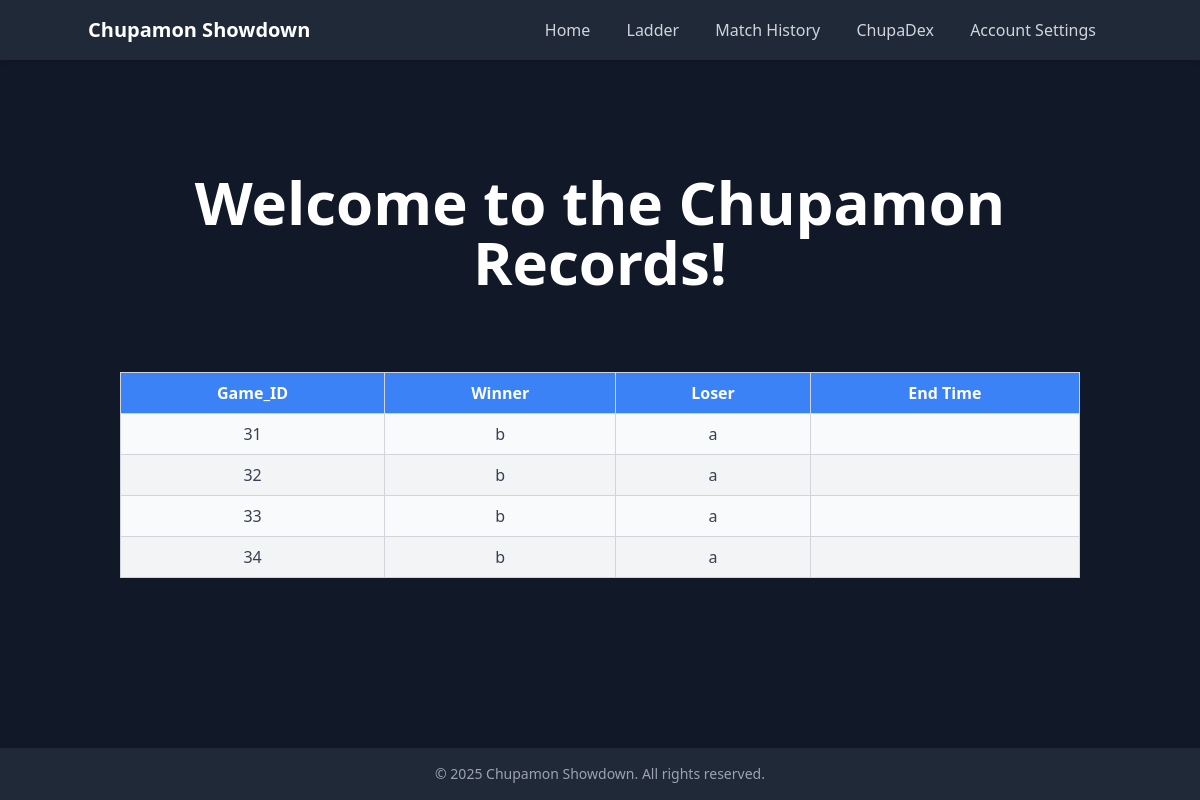
/history (signed in), run on an earlier commit of the app's database.
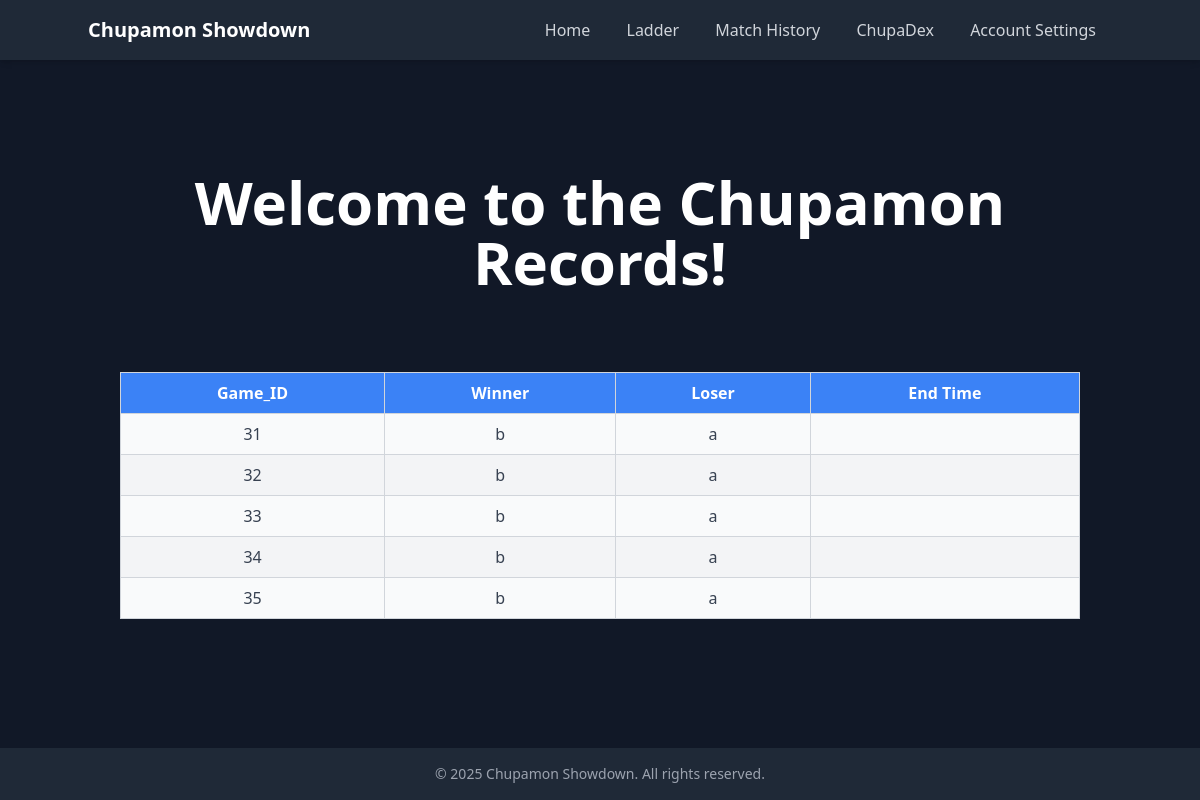
And on a later commit of the database.
### tables this page shows
CREATE TABLE gameChallenge (challenge_ID INTEGER PRIMARY KEY AUTOINCREMENT, challenger TEXT, challenged TEXT, accepted_status TEXT);

### __init__.py (the view)
@app.route("/history", methods=['GET', 'POST'])
def history():
    passValue = 'username' in session
    challenge_data = []
    if passValue:
        challenge_data = db.getChallengeHistory(session['username'])
    return render_template("history.html", mode = mode, logged_in = passValue, challenge_data = challenge_data)

### db.py (called while the page is built)
def getChallengeHistory(username):
    db = sqlite3.connect(DB_FILE, check_same_thread=False)
    c = db.cursor()
    c.execute("SELECT * FROM gameChallenge WHERE challenger = ? OR challenged = ?", (username, username))
    result = c.fetchall()
    print(result)
    db.close()
    if result:
        return result
    else:
        return -1

### templates/history.html (shortened to what this page needs)
<!DOCTYPE html>
<html lang="en">
   <head>
      <script src="https://cdn.tailwindcss.com"></script>
   </head>
   {% if mode %}
   <body class="bg-white text-black min-h-screen flex flex-col">
      {% else %}
      <body class="bg-gray-900 text-white min-h-screen flex flex-col">
         {% endif %}
         {% if mode %}
         <header class="bg-gray-300 p-4 shadow-md">
            <div class="container mx-auto flex items-center justify-between">
               <h1 class="text-xl font-bold"><a href="/"> Chupamon Showdown </a> </h1>
               <nav>
                  <a href="/" class="text-gray-700 hover:text-black px-4">Home</a>
                  <a href="/ladder" class="text-gray-700 hover:text-black px-4">Ladder</a>
                  <a href="/history" class="text-gray-700 hover:text-black px-4">Match History</a>
                  <a href="/chupadex" class="text-gray-700 hover:text-black px-4">ChupaDex</a>
                  <button onclick="toggleHidden('settings')" class="text-gray-700 hover:text-black px-4">Account Settings</button>
               </nav>
            </div>
         </header>
         {% else %}
         <header class="bg-gray-800 p-4 shadow-md">
            <div class="container mx-auto flex items-center justify-between">
               <h1 class="text-xl font-bold"><a href="/"> Chupamon Showdown </a> </h1>
               <nav>
                  <a href="/" class="text-gray-300 hover:text-white px-4">Home</a>
                  <a href="/ladder" class="text-gray-300 hover:text-white px-4">Ladder</a>
                  <a href="/history" class="text-gray-300 hover:text-white px-4">Match History</a>
                  <a href="/chupadex" class="text-gray-300 hover:text-white px-4">ChupaDex</a>
                  <button onclick="toggleHidden('settings')" class="text-gray-300 hover:text-white px-4">Account Settings</button>
               </nav>
            </div>
         </header>
         {% endif %}
      <main class="flex-grow container mx-auto p-8">
         <div class="text-center">
            <h2 class="text-6xl font-bold mb-20 mt-20">Welcome to the Chupamon Records!</h2>
         </div>
         <table class="w-full table-auto border-collapse border border-gray-200">
            <thead class="bg-blue-500 text-white">
               <tr>
                  <th class="px-4 py-2 border border-gray-300">Game_ID</th>
                  <th class="px-4 py-2 border border-gray-300">Winner</th>
                  <th class="px-4 py-2 border border-gray-300">Loser</th>
                  <th class="px-4 py-2 border border-gray-300">End Time</th>
               </tr>
            </thead>
            <tbody id="ranking-body" class="text-gray-700">
               {% for challenge in challenge_data %}
               <tr class="odd:bg-gray-50 even:bg-gray-100">
                  <td class="px-4 py-2 text-center border border-gray-300"> {{challenge[0]}} </td>
                  <td class="px-4 py-2 text-center border border-gray-300"> {{challenge[1]}}</td>
                  <td class="px-4 py-2 text-center border border-gray-300">{{challenge[2]}}</td>
                  <td class="px-4 py-2 text-center border border-gray-300"> {{challenge[4]}} </td>
               </tr>
               {% endfor %}
            </tbody>
         </table>
      </main>
      {% if mode %}
      <footer class="bg-gray-300 p-4 text-center">
      <p class="text-gray-700 text-sm">&copy; 2025 Chupamon Showdown. All rights reserved.</p>
      {% else %}
      <footer class="bg-gray-800 p-4 text-center">
         <p class="text-gray-400 text-sm">&copy; 2025 Chupamon Showdown. All rights reserved.</p>
         {% endif %}
      </footer>
   </body>
</html>

What changed in the data, as far as the page shows it:
added gameChallenge: challenge_ID "35", challenger "b", challenged "a"
